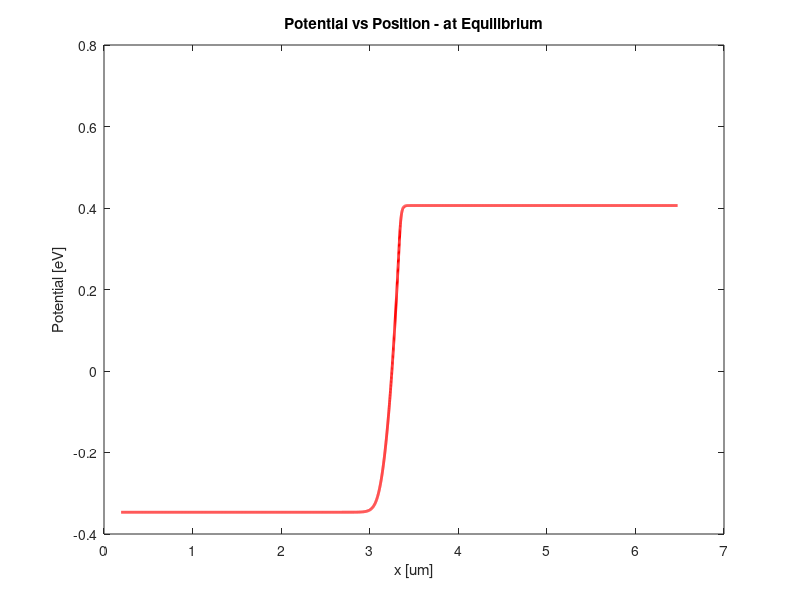
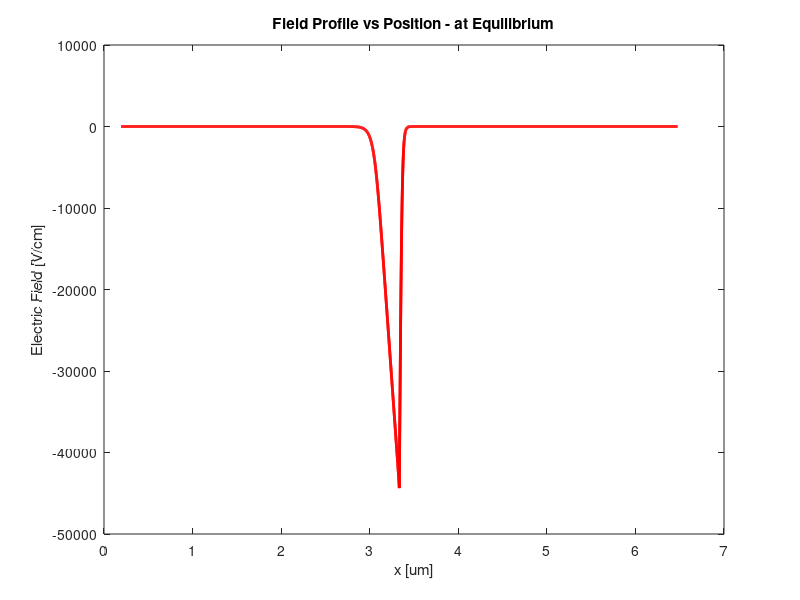
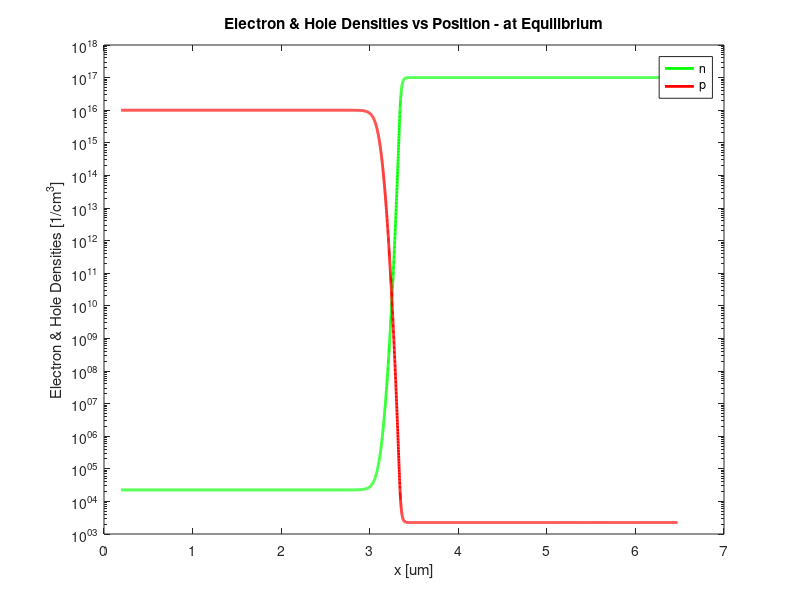
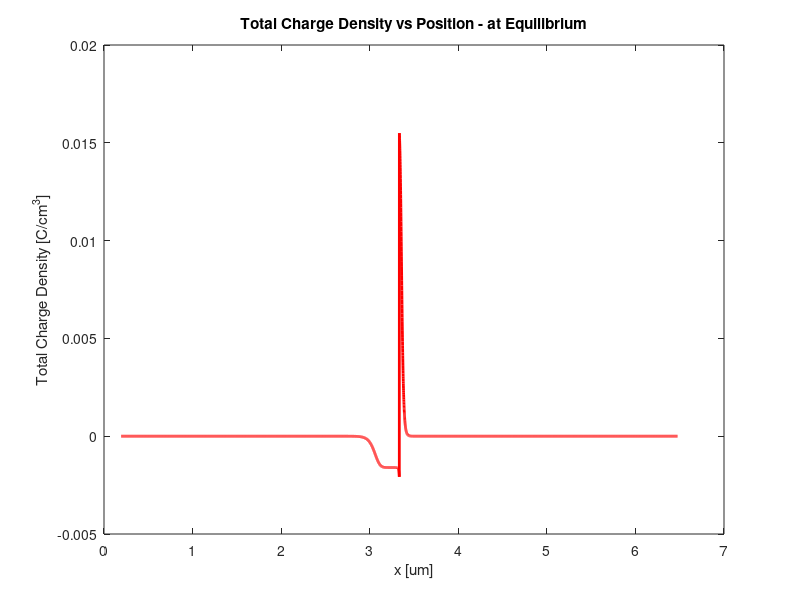

Write the MATLAB code that produced these figures, in order. (Note: this script raises an error after producing the figures.)
 
         %%%%%%%%%%%%%%%%%%%%%%%%%%%%%%%%%%%%%%%%%%%%%%%%%%%%%%%
         %%                                                   %%  
         %%     1D Drift Diffusion Model for pn Diodes        %%  
         %%     Equilibrium and Non Equilibrium Solver        %%
         %%                                                   %%  
         %%%%%%%%%%%%%%%%%%%%%%%%%%%%%%%%%%%%%%%%%%%%%%%%%%%%%%%
      
clear all;
close all;


% Defining the Fundamental and Material Constants %

q     = 1.602E-19;        % C or [J/eV]
kb    = 1.38E-23;         % [J/K]
eps   = 1.05E-12;         % This includes the eps  = 11.7 for Si [F/cm]
T     = 300;              % [K]
ni    = 1.5E10;           % Intrinsic carrier concentration [1/cm^3]
Vt    = kb*T/q;           % [eV]
RNc   = 2.8E19;           % This is 2.8e20 in the FORTRAN file
TAUN0 = 0.1E-6;           % Electron SRH life time
TAUP0 = 0.1E-6;           % Hole SRH life time
mun0   = 1500;            % Electron Mobility in cm2/V-s
mup0   = 1000;             % Hole Mobility in cm2/V-s
                        
                        
dEc = Vt*log(RNc/ni);

% Define Doping Values %

Na = 1E16;             % [1/cm^3]
Nd = 1E17;             % [1/cm^3]

% Calculate relevant parameters for the simulation %

Vbi = Vt*log(Na*Nd/(ni*ni));
W   = sqrt(2*eps*(Na+Nd)*Vbi/(q*Na*Nd))     % [cm]
Wn  = W*sqrt(Na/(Na+Nd))                    % [cm]
Wp  = W*sqrt(Nd/(Na+Nd))                    % [cm]
Wone = sqrt(2*eps*Vbi/(q*Na))               % [cm]
E_p = q*Nd*Wn/eps                           % [V/cm]
Ldn = sqrt(eps*Vt/(q*Nd));
Ldp = sqrt(eps*Vt/(q*Na));
Ldi = sqrt(eps*Vt/(q*ni))

% Calculate relevant parameters in an input file %

% Write to a file
save input_params.txt Na Nd Vbi W Wn Wp E_p Ldn Ldp

%Material_Constants    %Define some material constants
      
% Setting the size of the simulation domain based 
% on the analytical results for the width of the depletion regions
% for a simple pn-diode %

x_max = 0;
if(x_max < Wn)
    x_max = Wn;
end
if(x_max < Wp)
    x_max = Wp;
end
x_max = 20*x_max

% Setting the grid size based on the extrinsic Debye lengths %

dx = Ldn;
if(dx > Ldp)
    dx=Ldp;
end
dx = dx/20;

% Calculate the required number of grid points and renormalize dx %

n_max = x_max/dx
n_max = round(n_max);

dx = dx/Ldi;    % Renormalize lengths with Ldi

% Set up the doping C(x)=Nd(x)-Na(x) that is normalized with ni %

for i = 1:n_max
    if(i <= n_max/2)
        dop(i) = - Na/ni;
    elseif(i > n_max/2)
        dop(i) = Nd/ni;
    end
end

% Initialize the potential based on the requirement of charge
% neutrality throughout the whole structure

for i = 1: n_max
    zz = 0.5*dop(i);
    if(zz > 0)
        xx = zz*(1 + sqrt(1+1/(zz*zz)));
    elseif(zz <  0)
        xx = zz*(1 - sqrt(1+1/(zz*zz)));
    end
    fi(i) = log(xx);
    n(i) = xx;
    p(i) = 1/xx;
end

delta_acc = 1E-5;               % Preset the Tolerance


%%%%%%%%%%%%%%%%%%%%%%%%%%%%%%%%%%%%%%%%%%%%%%%%%%%%%%%%%%%%%%%%%%%%%%%%%%
%%                                                                      %%
%%               EQUILIBRIUM  SOLUTION PART BEGINS                      %%
%%                                                                      %%
%%%%%%%%%%%%%%%%%%%%%%%%%%%%%%%%%%%%%%%%%%%%%%%%%%%%%%%%%%%%%%%%%%%%%%%%%%

%(A) Define the elements of the coefficient matrix for the internal nodes and
%    initialize the forcing function

dx2 = dx*dx;
for i = 1: n_max
    a(i) = 1/dx2;
    c(i) = 1/dx2;
    b(i) = -(2/dx2+exp(fi(i))+exp(-fi(i)));
    f(i) = exp(fi(i)) - exp(-fi(i)) - dop(i) - fi(i)*(exp(fi(i))+exp(-fi(i)));
 end


%(B) Define the elements of the coefficient matrix and initialize the forcing
%    function at the ohmic contacts 

a(1) = 0;
c(1) = 0;
b(1) = 1;
f(1) = fi(1);
a(n_max) = 0;
c(n_max) = 0;
b(n_max) = 1;
f(n_max) = fi(n_max);

%(C)  Start the iterative procedure for the solution of the linearized Poisson
%     equation using LU decomposition method:

flag_conv = 0;		           % convergence of the Poisson loop
k_iter= 0;
while(~flag_conv)            
    k_iter = k_iter + 1; 
    
    alpha(1) = b(1);
    for i=2:n_max
        beta(i)=a(i)/alpha(i-1);
        alpha(i)=b(i)-beta(i)*c(i-1);
    end
    
% Solution of Lv = f %    

    v(1) = f(1);
    for i = 2:n_max
        v(i) = f(i) - beta(i)*v(i-1);
    end
     
% Solution of U*fi = v %    

    temp = v(n_max)/alpha(n_max);
    delta(n_max) = temp - fi(n_max);
    fi(n_max)=temp;
    for i = (n_max-1):-1:1       %delta%
        temp = (v(i)-c(i)*fi(i+1))/alpha(i);
        delta(i) = temp - fi(i);
        fi(i) = temp;
    end
    
    delta_max = 0;
    
    for i = 1: n_max
        xx = abs(delta(i));
        if(xx > delta_max)
            delta_max=xx;
        end
        %sprintf('delta_max = %d',delta_max)      %'k_iter = %d',k_iter,'
        
    end

     %delta_max=max(abs(delta));
   
% Test convergence and recalculate forcing function and 
% central coefficient b if necessary
    
    if(delta_max < delta_acc)
        flag_conv = 1;
    else
        for i = 2: n_max-1
            b(i) = -(2/dx2 + exp(fi(i)) + exp(-fi(i)));
            f(i) = exp(fi(i)) - exp(-fi(i)) - dop(i) - fi(i)*(exp(fi(i)) + exp(-fi(i)));
        end
    end
end


xx1(1) = dx*1e4;
for i = 2:n_max-1 
    Ec(i) = dEc - Vt*fi(i);     %Values from the second Node%
    ro(i) = -ni*(exp(fi(i)) - exp(-fi(i)) - dop(i));
    el_field1(i) = -(fi(i+1) - fi(i))*Vt/(dx*Ldi);
    el_field2(i) = -(fi(i+1) - fi(i-1))*Vt/(2*dx*Ldi);
    n(i) = exp(fi(i));
    p(i) = exp(-fi(i));
    xx1(i) = xx1(i-1) + dx*Ldi*1e4;
end


Ec(1) = Ec(2);
Ec(n_max) = Ec(n_max-1);
xx1(n_max) = xx1(n_max-1) + dx*Ldi*1e4;
el_field1(1) = el_field1(2);
el_field2(1) = el_field2(2);
el_field1(n_max) = el_field1(n_max-1);
el_field2(n_max) = el_field2(n_max-1);
nf = n*ni;
pf = p*ni;
ro(1) = ro(2);
ro(n_max) = ro(n_max-1);

figure(1)
plot(xx1, Vt*fi,'r','LineWidth',2)
xlabel('x [um]');
ylabel('Potential [eV]');
title('Potential vs Position - at Equilibrium');

figure(2)
plot(xx1, el_field1,'r','LineWidth',2)
hold on;
plot(xx1, el_field2,'r','LineWidth',2)
xlabel('x [um]');
ylabel('Electric Field [V/cm]');
title('Field Profile vs Position - at Equilibrium');

figure(3)
%plot(xx1, nf,'g','LineWidth',2)
semilogy(xx1, nf,'g','LineWidth',2)
hold on;
%plot(xx1, pf,'r','LineWidth',2)
semilogy(xx1, pf,'r','LineWidth',2)
xlabel('x [um]');
ylabel('Electron & Hole Densities [1/cm^3]');
title('Electron & Hole Densities vs Position - at Equilibrium');
legend('n','p');
%axis([0 6.75 0 10.2e17])

figure(4)
%plot(xx1, ro,'r','LineWidth',2)
plot(xx1, q*ro,'r','LineWidth',2)
xlabel('x [um]');
%ylabel('Total Charge Density [1/cm^3]');
ylabel('Total Charge Density [C/cm^3]');
title('Total Charge Density vs Position - at Equilibrium');
%axis([0.5 5 -3e17 8e17])

figure(5)
plot(xx1, Ec,'r','LineWidth',2)
xlabel('x [um]');
%ylabel('Total Charge Density [1/cm^3]');
ylabel('Conduction Band Energy (eV)');
title('Conduction Band vs Position - at Equilibrium');


%%%%%%%%%%%%%%%%%%%%%%%%%%%%%%%%%%%%%%%%%%%%%%%%%%%%%%%%%%%%%%%%%%%%%%%%%%
%%                 END OF EQUILIBRIUM  SOLUTION PART                    %%
%%%%%%%%%%%%%%%%%%%%%%%%%%%%%%%%%%%%%%%%%%%%%%%%%%%%%%%%%%%%%%%%%%%%%%%%%%

%%%%%%%%%%%%%%%%%%%%%%%%%%%%%%%%%%%%%%%%%%%%%%%%%%%%%%%%%%%%%%%%%%%%%%%%%%
%%                                                                      %%
%%               NON-EQUILIBRIUM  SOLUTION PART BEGINS                  %%
%%                                                                      %%
%%%%%%%%%%%%%%%%%%%%%%%%%%%%%%%%%%%%%%%%%%%%%%%%%%%%%%%%%%%%%%%%%%%%%%%%%%

%%%%%%%%%%%%%%%%%%%%%%%%%%%%%%%%%%%%%%%%%%%%%%%%%%%%%%%%%%%%%%%%%%%%%%%%%%
%%              1. Calculate Low filed mobility                         %% 
%%%%%%%%%%%%%%%%%%%%%%%%%%%%%%%%%%%%%%%%%%%%%%%%%%%%%%%%%%%%%%%%%%%%%%%%%%

%%  Prameters for Low field mobility calculation %%

    TL = 300;                    % Temp in Kelvin
    N  = Na + Nd;                % Local (total) impurity concentration

    MU1N.CAUG   = 55.24;         % cm2/(V.s)
    MU2N.CAUG   = 1429.23;       % cm2/(V.s)
    ALPHAN.CAUG = 0.0;           % unitless
    BETAN.CAUG  = -2.3;          % unitless
    GAMMAN.CAUG = -3.8;          % unitless
    DELTAN.CAUG = 0.73;          % unitless
    NCRITN.CAUG = 1.072*10^17;   % cm-3

    MU1P.CAUG   = 49.7;          % cm2/(V.s)
    MU2P.CAUG   = 479.37;        % cm2/(V.s)
    ALPHAP.CAUG = 0.0;           % unitless
    BETAP.CAUG  = -2.2;          % unitless
    GAMMAP.CAUG = 13.7;          % unitless
    DELTAP.CAUG = 0.70;          % unitless
    NCRITP.CAUG = 1.606*10^17;   % cm-3
    BETAN = 2.0;
    BETAP = 1.0;

    
% %     mun0 = ( MU1N.CAUG*((TL/300)^ALPHAN.CAUG) ) ...
% %       + (( (MU2N.CAUG*((TL/300)^BETAN.CAUG)) - (MU1N.CAUG*((TL/300)^ALPHAN.CAUG)) ) ... 
% %            / ( 1 + ((TL/300)^GAMMAN.CAUG) * ((N/NCRITN.CAUG)^DELTAN.CAUG) ))
% %     
% %     
% %     mup0 = ( MU1P.CAUG*((TL/300)^ALPHAP.CAUG) ) ... 
% %       + (( (MU2P.CAUG*((TL/300)^BETAP.CAUG)) - (MU1P.CAUG*((TL/300)^ALPHAP.CAUG)) ) ... 
% %            / ( 1 + ((TL/300)^GAMMAP.CAUG) * ((N/NCRITP.CAUG)^DELTAP.CAUG) ))
    
    VSATN = (2.4*10^7) / (1 + 0.8*exp(TL/600));  % Saturation Velocity of Electrons
    VSATP = VSATN;                               % Saturation Velocity of Holes

%%%%%%%%%%%%%%%%%%% END of Low Field Mobility Calculation %%%%%%%%%%%%%%%%


%%%%%%%%%%%%%%%%%%%%%%%%%%%%%%%%%%%%%%%%%%%%%%%%%%%%%%%%%%%%%%%%%%%%%%%%%%
%%   2. Start the main Loop to increment the Anode voltage by Vt=KbT/q  %% 
%%      till it reaches 0.625V.                                         %%
%%%%%%%%%%%%%%%%%%%%%%%%%%%%%%%%%%%%%%%%%%%%%%%%%%%%%%%%%%%%%%%%%%%%%%%%%%

vindex=0;

for VA = 0:0.33*Vt:0.625                % Start VA increment loop
    VA 
    
    Each_Step   = 0.33*Vt 
    Total_Steps = 0.625/(0.33*Vt)
    vindex = vindex +1
    Vplot(vindex) = VA;
    
    fi(1) = fi(1) + VA;            % Apply potential to Anode (1st node)  
    %fi(1)
    
    flag_conv2 = 0;		           % Convergence of the Poisson loop
    k_itern= 0;
    
    %% Initialize the First and Last Node for Poisson's eqn
    a(1) = 0;
    c(1) = 0;
    b(1) = 1;
    f(1) = fi(1);
    a(n_max) = 0;
    c(n_max) = 0;
    b(n_max) = 1;
    f(n_max) = fi(n_max);
    
    %%%%%%%%%%%%%%%%%%%%%%%%%%%%%%%%%%%%%%%%%%%%%%%%%%%%%%%%%%%%%%%%%%%%%%%
    %% 3. Start the Poisson equation solver loop to calculate the        %%
    %%    potential for each Anode voltage increase                      %%
    %%%%%%%%%%%%%%%%%%%%%%%%%%%%%%%%%%%%%%%%%%%%%%%%%%%%%%%%%%%%%%%%%%%%%%%
    
    while(~flag_conv2)             % Start Poisson's eqn
        
        k_itern = k_itern + 1

        
        %%%%%%%%%%%%%%%%%%%%%%%%%%%%%%%%%%%%%%%%%%%%%%%%%%%%%%%%%%%%%%%%%%%%%%%
        %% 3.1 . Calculate Field Dependant Mobility for each value of 'fi'   %% 
        %%       at each node point of the PN diode.                         %%
        %%%%%%%%%%%%%%%%%%%%%%%%%%%%%%%%%%%%%%%%%%%%%%%%%%%%%%%%%%%%%%%%%%%%%%%
                
%%% To test with Constant Mobility without field dependancy.        
% %         for i = 1:n_max           % Start Loop for Field Dep Mobility 
% %             mup(i) = mup0;
% %             mun(i) = mun0;
% %         end   

        %% Calculate the Electric Field at each Node
        for i = 2:n_max-1
            Ef(i) = abs(fi(i) - fi(i+1))*Vt/(dx*Ldi);
        end
            
            Ef(1)     = Ef(2); 
            Ef(n_max) = Ef(n_max-1);

        %% Calculate the Field Dependant Mobility at each Node
        for i = 1:n_max           

              pdeno  = (mup0 * Ef(i) / VSATP) ^ BETAP;
              mup(i)   = mup0 * ( (1/(1 + pdeno)) ^(1/BETAP)); 
                            
              ndeno  = (mun0 * Ef(i) / VSATN) ^ BETAN;
              mun(i) = mun0 * ( (1/(1 + ndeno)) ^(1/BETAN)); 
                            
        end   
        
        mup(1)     = mup(2);
        mup(n_max) = mup(n_max-1);
        
        mun(1)     = mun(2);
        mun(n_max) = mun(n_max-1);
        
        %%%%%%%%%%% END of FIELD Dependant Mobility Calculation %%%%%%%%%%% 
      
        
        %%%%%%%%%%%%%%%%%%%%%%%%%%%%%%%%%%%%%%%%%%%%%%%%%%%%%%%%%%%%%%%%%%%%%%%%%%%%%%%%% 
        %% 3.2 Solve Continuity Equation for Electron and Holes using LU Decomposition %%                                    
        %%%%%%%%%%%%%%%%%%%%%%%%%%%%%%%%%%%%%%%%%%%%%%%%%%%%%%%%%%%%%%%%%%%%%%%%%%%%%%%%%
        
        %(A) Define the elements of the coefficient matrix and initialize the forcing
        %    function at the ohmic contacts for ELECTRON and HOLE Continuity Eqns 


        an(1) = 0;              %Co-ef for electron at Anode
        bn(1) = 1;              %Co-ef for electron at Anode
        cn(1) = 0;              %Co-ef for electron at Anode
        ap(1) = 0;              %Co-ef for hole     at Anode
        bp(1) = 1;              %Co-ef for hole     at Anode
        cp(1) = 0;              %Co-ef for hole     at Anode
        %fnp(1) = (Ldi*Ldi*dx2/Vt) * ( p(1)*n(1) - 1 ) / ( TAUP0*(n(1) + 1 ) + TAUN0*(p(1) + 1 ) );
        fn(1) = n(1);
        fp(1) = p(1);
        
        an(n_max) = 0;          %Co-ef for electron at Cathode
        bn(n_max) = 1;          %Co-ef for electron at Cathode
        cn(n_max) = 0;          %Co-ef for electron at Cathode
        ap(n_max) = 0;          %Co-ef for hole     at Cathode
        bp(n_max) = 1;          %Co-ef for hole     at Cathode
        cp(n_max) = 0;          %Co-ef for hole     at Cathode
        %fnp(n_max) = (Ldi*Ldi*dx2/Vt) * ( p(n_max)*n(n_max) - 1 ) / ( TAUP0*(n(n_max) + 1) + TAUN0*(p(n_max) + 1) );
        fn(n_max) = n(n_max);
        fp(n_max) = p(n_max);


        %(B) Define the elements of the coefficient matrix for the internal nodes and
        %    initialize the forcing function


        for i = 2: n_max-1
            munim1by2 = (mun(i-1)+mun(i))/2;         
            munip1by2 = (mun(i)+mun(i+1))/2;         
            mupim1by2 = (mup(i-1)+mup(i))/2;         
            mupip1by2 = (mup(i)+mup(i+1))/2;
            
            %% Co-efficients for HOLE Continuity eqn
                cp(i) = mupip1by2 * BER(fi(i) - fi(i+1));
                ap(i) = mupim1by2 * BER(fi(i) - fi(i-1));
           bp(i) = -( mupim1by2 * BER(fi(i-1) - fi(i)) + mupip1by2 * BER(fi(i+1) - fi(i)));
            %% Co-efficients for ELECTRON Continuity eqn
                cn(i) = munip1by2 * BER(fi(i+1) - fi(i));
                an(i) = munim1by2 * BER(fi(i-1) - fi(i));
           n(i) = -( munim1by2 * BER(fi(i) - fi(i-1)) + munip1by2 * BER(fi(i) - fi(i+1)));

            %% Forcing Function for ELECTRON and HOLE Continuity eqns
       fn(i) = (Ldi*Ldi*dx2/Vt) * ( p(i)*n(i) - 1 ) / ( TAUP0*(n(i) + 1) + TAUN0*(p(i)+1));
       fp(i) = (Ldi*Ldi*dx2/Vt) * ( p(i)*n(i) - 1 ) / ( TAUP0*(n(i) + 1) + TAUN0*(p(i)+1));
        end

        
        %(C)  Start the iterative procedure for the solution of the linearized Continuity
        %     equation for "ELECTRONS" using LU decomposition method:


            alphan(1) = bn(1);
            for i=2:n_max
                betan(i)=an(i)/alphan(i-1);
                alphan(i)=bn(i)-betan(i)*cn(i-1);
            end

        % Solution of Lv = f %    

            vn(1) = fn(1);
            for i = 2:n_max
                vn(i) = fn(i) - betan(i)*vn(i-1);
            end

        % Solution of U*fi = v %    

            tempn = vn(n_max)/alphan(n_max);
            %deltan(n_max) = tempn - n(n_max);    
            n(n_max)=tempn;
            for i = (n_max-1):-1:1       %delta%
                tempn = (vn(i)-cn(i)*n(i+1))/alphan(i);
              %  deltan(i) = tempn - n(i);   
                n(i) = tempn;
            end
       
       %%%%%%%%%%%%%%%%%%%%%%% END of ELECTRON Continuty Solver %%%%%%%%%%%  

            
        %(D)  Start the iterative procedure for the solution of the linearized Continuity
        %     equation for "HOLES" using LU decomposition method:


            alphap(1) = bp(1);
            for i=2:n_max
                betap(i)=ap(i)/alphap(i-1);
                alphap(i)=bp(i)-betap(i)*cp(i-1);
            end

        % Solution of Lv = f %    

            vp(1) = fp(1);
            for i = 2:n_max
                vp(i) = fp(i) - betap(i)*vp(i-1);
            end

        % Solution of U*fi = v %    

            tempp = vp(n_max)/alphap(n_max);
            %deltap(n_max) = tempp - p(n_max);    
            p(n_max)=tempp;
            for i = (n_max-1):-1:1       %delta%
                tempp = (vp(i)-cp(i)*p(i+1))/alphap(i);
             %   deltap(i) = tempp - p(i);   
                p(i) = tempp;
            end
    
       %%%%%%%%%%%%%%%%%%%%%%% END of HOLE Continuty Solver %%%%%%%%%%%  

       
       %%%%%%%%%%%%%%%%%%%%%%%%%%%%%%%%%%%%%%%%%%%%%%%%%%%%%%%%%%%%%%%%%%%% 
       %% 3.3 Calculate potential fi again with new values of "n" and "p"%%
       %%     and check for convergence                                  %%     
       %%%%%%%%%%%%%%%%%%%%%%%%%%%%%%%%%%%%%%%%%%%%%%%%%%%%%%%%%%%%%%%%%%%%
       
       % Recalculate forcing function and central coefficient b for fi 

        for i = 2: n_max-1
            b(i) = -(2/dx2 + n(i) + p(i));
            f(i) = n(i) - p(i) - dop(i) - (fi(i)*(n(i) + p(i)));  
%% here values of n(i) and p(i) are used in place of exp(fi(i))
        end

        
        % Solve for Updated potential given the new value of Forcing 
        % Function using LU decomposition 
        
        alpha(1) = b(1);
        for i=2:n_max
            beta(i)=a(i)/alpha(i-1);
            alpha(i)=b(i)-beta(i)*c(i-1);
        end

        % Solution of Lv = f %

        v(1) = f(1);
        for i = 2:n_max
            v(i) = f(i) - beta(i)*v(i-1);
        end

        % Solution of U*fi = v %

        temp = v(n_max)/alpha(n_max);
        delta(n_max) = temp - fi(n_max);
        fi(n_max)=temp;
        for i = (n_max-1):-1:1       %delta%
            temp = (v(i)-c(i)*fi(i+1))/alpha(i);
            delta(i) = temp - fi(i);
            fi(i) = temp;
        end

        delta_max = 0;

        for i = 1: n_max
            xx = abs(delta(i));
            if(xx > delta_max)
                delta_max=xx;        %% Calculate the max error
            end
        end

        %delta_max=max(abs(delta));

        % Test convergence and start the loop if necessary else increase
        % the applied potential
        %% delta_max
        if(delta_max < delta_acc)
            flag_conv2 = 1;
        end

    end   % End of WHILE Loop for Poisson's eqn solver

  
    %%%%%%%%%%%%%%%%%%%%%%%%%%%%%%%%%%%%%%%%%%%%%%%%%%%%%%%%%%%%%%%%%%%%%%%%%%
    %%                        CALCULATE CURRENT                             %%
    %%%%%%%%%%%%%%%%%%%%%%%%%%%%%%%%%%%%%%%%%%%%%%%%%%%%%%%%%%%%%%%%%%%%%%%%%%

          % Electron Current       
    for i=2:n_max-1
        Jnim1by2(vindex,i) = (q*mun(i)*Vt/(dx*Ldi)) * ni*( n(i)*BER(fi(i)-fi(i-1)) - n(i-1)*BER(fi(i-1)-fi(i)) );
        Jnip1by2(vindex,i) = (q*mun(i)*Vt/(dx*Ldi)) * ni*( n(i+1)*BER(fi(i+1)-fi(i))  - n(i)*BER(fi(i)-fi(i+1)) );
        Jelec(vindex,i) = (Jnip1by2(vindex,i) + Jnim1by2(vindex,i))/2;
        
% %         % Electron Current with only one node
% %         Jnim1by2 = (q*mun(2)*Vt/dx*Ldi) * ( (n(2)*ni)*BER((fi(2)-fi(2-1))) 
% %                        - (n(2-1)*ni)*BER((fi(2-1)-fi(2))) );
% %         Jnip1by2 = (q*mun(2)*Vt/dx*Ldi) * ( (n(2+1)*ni)*BER((fi(2+1)-fi(2))) 
% %                        - (n(2)*ni)*BER((fi(2)-fi(2+1))) );
% %         Jelec(vindex) = (Jnip1by2 + Jnim1by2)/2;

          % Hole Current   
% %         Jpim1by2 = (q*mup(2)*Vt/dx*Ldi) * ( (p(2)*ni)*BER((fi(2-1)-fi(2))) 
% %                        - (p(2-1)*ni)*BER((fi(2)-fi(2-1))) );
% %         Jpip1by2 = (q*mup(2)*Vt/dx*Ldi) * ( (p(2+1)*ni)*BER((fi(2)-fi(2+1))) 
% %                        - (p(2)*ni)*BER((fi(2+1)-fi(2))) );
% %         Jhole(vindex) = (Jpip1by2 + Jpim1by2)/2;

        Jpim1by2(vindex,i) = (q*mup(i)*Vt/(dx*Ldi)) * ni*( p(i)*BER((fi(i-1)-fi(i))) - p(i-1)*BER((fi(i)-fi(i-1))) );
        Jpip1by2(vindex,i) = (q*mup(i)*Vt/(dx*Ldi)) * ni*( p(i+1)*BER((fi(i)-fi(i+1))) - p(i)*BER((fi(i+1)-fi(i))) );
        Jhole(vindex,i) = (Jpip1by2(vindex,i) + Jpim1by2(vindex,i))/2;

    end

        Jtotal = Jelec + Jhole;
%%         Jtotal(vindex) = Jelec;
        
        
end   % End of main FOR loop for VA increment.

%%%%%%%%%%%%%%%%%%%%%%%%%%%%%%%%%%%%%%%%%%%%%%%%%%%%%%%%%%%%%%%%%%%%%%%%%%
%%                 END OF NON-EQUILIBRIUM  SOLUTION PART                %%
%%%%%%%%%%%%%%%%%%%%%%%%%%%%%%%%%%%%%%%%%%%%%%%%%%%%%%%%%%%%%%%%%%%%%%%%%%




% Write the results of the simulation in files %

xx1(1) = dx*1e4;
for i = 2:n_max-1 
    Ec(i) = dEc - Vt*fi(i);     %Values from the second Node%
    ro(i) = -ni*(n(i) - p(i) - dop(i));
    el_field1(i) = -(fi(i+1) - fi(i))*Vt/(dx*Ldi);
    el_field2(i) = -(fi(i+1) - fi(i-1))*Vt/(2*dx*Ldi);
    xx1(i) = xx1(i-1) + dx*Ldi*1e4;
end

Jtotal(:,1) = Jtotal(:,2);
Jelec(:,1) = Jelec(:,2);
Jhole(:,1) = Jhole(:,2);
Jtotal(:,n_max) = Jtotal(:,(n_max-1));
Jelec(:,n_max) = Jelec(:,(n_max-1));
Jhole(:,n_max) = Jhole(:,(n_max-1));

Ec(1) = Ec(2);
Ec(n_max) = Ec(n_max-1);
xx1(n_max) = xx1(n_max-1) + dx*Ldi*1e4;
el_field1(1) = el_field1(2);
el_field2(1) = el_field2(2);
el_field1(n_max) = el_field1(n_max-1);
el_field2(n_max) = el_field2(n_max-1);
nf = n*ni;
pf = p*ni;
ro(1) = ro(2);
ro(n_max) = ro(n_max-1);

%% Calculate Quasi Fermi Level - Efn Efp
for i = 1:n_max
    Ei(i)   = Ec(i) - 0.56;
    Efn(i)  = Ei(i) + Vt*log(nf(i)/ni);
    Efp(i)  = Ei(i) - Vt*log(pf(i)/ni);
end
    Ev = Ec - 1.12;

figure(14)
plot(xx1, Ec,'black','LineWidth',2.5);
hold on;
plot(xx1, Ev,'black','LineWidth',2.5);
hold on;
plot(xx1, Ei,'--black','LineWidth',2.5);
hold on;
plot(xx1, Efn,'r','LineWidth',2.5);
hold on;
plot(xx1, Efp,'b','LineWidth',2.5);
xlabel('x [um]');
ylabel('Energy [eV]');
title('Quasi Fermi Levels (Efn & Efp) vs Position - at Applied Bias(0.625V)');
legend('Ec','Ev','Ei','Efn','Efp');
axis([0 7 -1 1]);


figure(6)
plot(xx1, Ec,'b','LineWidth',2)
xlabel('x [um]');
ylabel('Conduction Band Energy (eV)');
title('Conduction Band vs Position - at Applied Bias (0.625)');

figure(7)
plot(xx1, Vt*fi,'b','LineWidth',2)
xlabel('x [um]');
ylabel('Potential [eV]');
title('Potential vs Position - at Applied Bias(0.625V)');

figure(8)
plot(xx1, el_field1,'b','LineWidth',2)
hold on;
plot(xx1, el_field2,'b','LineWidth',2)
xlabel('x [um]');
ylabel('Electric Field [V/cm]');
title('Field Profile vs Position - at Applied Bias(0.625V)');

figure(9)
%plot(xx1, nf,'g','LineWidth',2)
semilogy(xx1, nf,'g','LineWidth',2)
hold on;
%plot(xx1, pf,'b','LineWidth',2)
semilogy(xx1, pf,'b','LineWidth',2)
xlabel('x [um]');
ylabel('Electron & Hole Densities [1/cm^3]');
title('Electron & Hole Densities vs Position - at Applied Bias(0.625V)');
legend('n','p');
%axis([0 6.75 0 10.2e17])

figure(10)
%plot(xx1, ro,'b','LineWidth',2)
plot(xx1, q*ro,'b','LineWidth',2)
xlabel('x [um]');
%ylabel('Total Charge Density [1/cm^3]');
ylabel('Total Charge Density [C/cm^3]');
title('Total Charge Density vs Position - at Applied Bias(0.625V)');
%axis([0.5 5 -3e17 8e17])


figure(11)
plot(Vplot, Jtotal(:,2),'r','LineWidth',2)
hold on
plot(Vplot, Jhole(:,2),'g','LineWidth',2)
hold on
plot(Vplot, Jelec(:,2),'b','LineWidth',2)
xlabel('VA [V]');
ylabel('Total Current Density [Amp/cm^2]');
title('I vs V Plot');
legend('Jtotal','Jhole','Jelec','2');


figure(12)
plot(Vplot, Jtotal(:,2),'r','LineWidth',2)
xlabel('VA [V]');
ylabel('Total Current Density [Amp/cm^2]');
title('I vs V Plot');
%legend('Jtotal','Jhole','Jelec','2');

figure(13)
plot(xx1,Jtotal((round((Total_Steps)-1)),:),'b','LineWidth',2)
xlabel('x [um]');
ylabel('Total Current Density [A/cm^2]');
title('Total Current Density vs Position - at Applied Bias(0.625V)');
axis([0 7 0 6]);


%figure(5)
%plot(xx1, n)
%hold all
%plot(xx1, p)

save cond_band xx1 Ec;
save tot_charge xx1 ro;
save el_field xx1 el_field1 el_field2;
save np_data xx1 nf pf;
save pot_1 fi;
